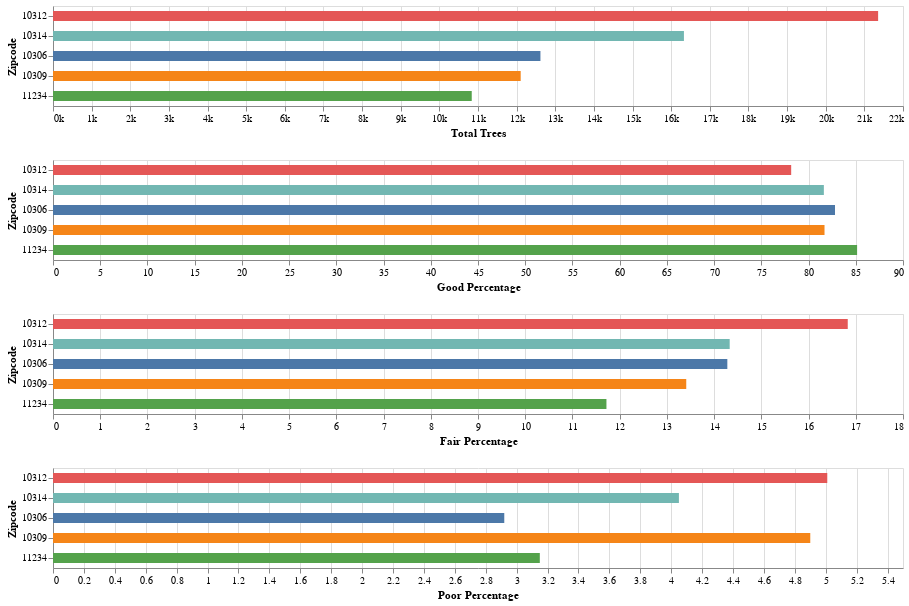

This figure's notebook cell:
### Markdown cell above
##### Q2c Explanations
The query examines the distribution of tree health status across ZIP code areas in New York City, based on the dataset `bigquery-public-data.new_york_trees.tree_census_2015`. It calculates:
1. **Total Trees**: The number of trees in each ZIP code.
2. **Good Percentage**: The percentage of trees with "Good" health in each ZIP code.
3. **Fair Percentage**: The percentage of trees with "Fair" health in each ZIP code.
4. **Poor Percentage**: The percentage of trees with "Poor" health in each ZIP code.

#### Observations:
- **ZIP Code 10312** has the highest total number of trees, with 21,356 trees, where 78.16% are in "Good" health.
- **ZIP Code 11234** has the highest percentage of "Good" health trees (85.14%) among the top five ZIP codes with the most trees.
- Across all listed ZIP codes, the percentage of trees in "Poor" health remains below 6%, indicating an overall positive trend in tree health.

### Code cell
import altair as alt

# Chart 1: Total Trees (Defines the sorting order)
chart1 = alt.Chart(df2c.head()).mark_bar(size=10).encode(
    x=alt.X("total_trees:Q", title="Total Trees", axis=alt.Axis(format="~s")),
    y=alt.Y("zipcode:N", title="Zipcode", sort="-x"),  # Sort by total_trees
    color=alt.Color("zipcode:N", legend=None),
    tooltip=["zipcode", "total_trees"]
).properties(
    width=850,  # Keep width 850
    height=100,  # Keep height 100
)

# Chart 2: Good Percentage (Use the same sorting as chart1)
chart2 = alt.Chart(df2c.head()).mark_bar(size=10).encode(
    x=alt.X("good_percentage:Q", title="Good Percentage", axis=alt.Axis(format="~s")),
    y=alt.Y("zipcode:N", title="Zipcode", sort=alt.EncodingSortField(field="total_trees", order="descending")),
    color=alt.Color("zipcode:N", legend=None),
    tooltip=["zipcode", "good_percentage"]
).properties(
    width=850,
    height=100,
)

# Chart 3: Fair Percentage (Use the same sorting as chart1)
chart3 = alt.Chart(df2c.head()).mark_bar(size=10).encode(
    x=alt.X("fair_percentage:Q", title="Fair Percentage", axis=alt.Axis(format="~s")),
    y=alt.Y("zipcode:N", title="Zipcode", sort=alt.EncodingSortField(field="total_trees", order="descending")),
    color=alt.Color("zipcode:N", legend=None),
    tooltip=["zipcode", "fair_percentage"]
).properties(
    width=850,
    height=100,
)

# Chart 4: Poor Percentage (Use the same sorting as chart1)
chart4 = alt.Chart(df2c.head()).mark_bar(size=10).encode(
    x=alt.X("poor_percentage:Q", title="Poor Percentage", axis=alt.Axis(format="~s")),
    y=alt.Y("zipcode:N", title="Zipcode", sort=alt.EncodingSortField(field="total_trees", order="descending")),
    color=alt.Color("zipcode:N", legend=None),
    tooltip=["zipcode", "poor_percentage"]
).properties(
    width=850,
    height=100,
)

# Combine charts vertically
chart1 & chart2 & chart3 & chart4

### Figure 1 — Vega-Lite specification as saved in the notebook (floating-point values rounded to 4 significant figures)
{"$schema": "https://vega.github.io/schema/vega-lite/v5.20.1.json", "config": {"view": {"continuousHeight": 300, "continuousWidth": 300}}, "datasets": {"data-5c4f666988233a02cf6039a26fad876a": [{"fair_percentage": 16.83, "good_percentage": 78.16, "poor_percentage": 5.01, "total_trees": 21356, "zipcode": 10312}, {"fair_percentage": 14.33, "good_percentage": 81.62, "poor_percentage": 4.05, "total_trees": 16330, "zipcode": 10314}, {"fair_percentage": 14.28, "good_percentage": 82.8, "poor_percentage": 2.92, "total_trees": 12616, "zipcode": 10306}, {"fair_percentage": 13.41, "good_percentage": 81.69, "poor_percentage": 4.9, "total_trees": 12105, "zipcode": 10309}, {"fair_percentage": 11.72, "good_percentage": 85.14, "poor_percentage": 3.15, "total_trees": 10838, "zipcode": 11234}]}, "vconcat": [{"data": {"name": "data-5c4f666988233a02cf6039a26fad876a"}, "encoding": {"color": {"field": "zipcode", "legend": null, "type": "nominal"}, "tooltip": [{"field": "zipcode", "type": "quantitative"}, {"field": "total_trees", "type": "quantitative"}], "x": {"axis": {"format": "~s"}, "field": "total_trees", "title": "Total Trees", "type": "quantitative"}, "y": {"field": "zipcode", "sort": "-x", "title": "Zipcode", "type": "nominal"}}, "height": 100, "mark": {"size": 10, "type": "bar"}, "width": 850}, {"data": {"name": "data-5c4f666988233a02cf6039a26fad876a"}, "encoding": {"color": {"field": "zipcode", "legend": null, "type": "nominal"}, "tooltip": [{"field": "zipcode", "type": "quantitative"}, {"field": "good_percentage", "type": "quantitative"}], "x": {"axis": {"format": "~s"}, "field": "good_percentage", "title": "Good Percentage", "type": "quantitative"}, "y": {"field": "zipcode", "sort": {"field": "total_trees", "order": "descending"}, "title": "Zipcode", "type": "nominal"}}, "height": 100, "mark": {"size": 10, "type": "bar"}, "width": 850}, {"data": {"name": "data-5c4f666988233a02cf6039a26fad876a"}, "encoding": {"color": {"field": "zipcode", "legend": null, "type": "nominal"}, "tooltip": [{"field": "zipcode", "type": "quantitative"}, {"field": "fair_percentage", "type": "quantitative"}], "x": {"axis": {"format": "~s"}, "field": "fair_percentage", "title": "Fair Percentage", "type": "quantitative"}, "y": {"field": "zipcode", "sort": {"field": "total_trees", "order": "descending"}, "title": "Zipcode", "type": "nominal"}}, "height": 100, "mark": {"size": 10, "type": "bar"}, "width": 850}, {"data": {"name": "data-5c4f666988233a02cf6039a26fad876a"}, "encoding": {"color": {"field": "zipcode", "legend": null, "type": "nominal"}, "tooltip": [{"field": "zipcode", "type": "quantitative"}, {"field": "poor_percentage", "type": "quantitative"}], "x": {"axis": {"format": "~s"}, "field": "poor_percentage", "title": "Poor Percentage", "type": "quantitative"}, "y": {"field": "zipcode", "sort": {"field": "total_trees", "order": "descending"}, "title": "Zipcode", "type": "nominal"}}, "height": 100, "mark": {"size": 10, "type": "bar"}, "width": 850}]}
